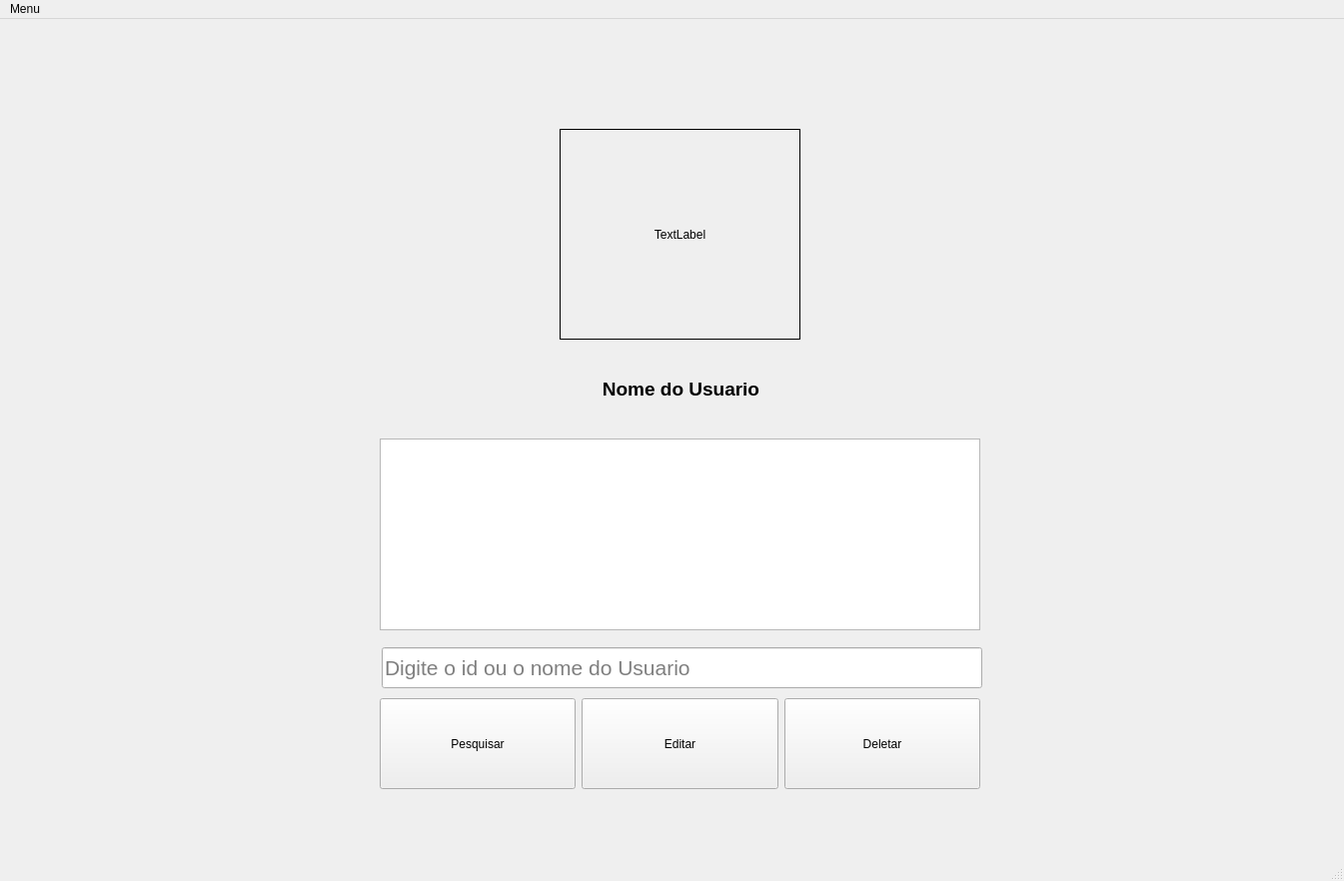
<?xml version="1.0" encoding="UTF-8"?>
<ui version="4.0">
 <class>MainWindow</class>
 <widget class="QMainWindow" name="MainWindow">
  <property name="geometry">
   <rect>
    <x>0</x>
    <y>0</y>
    <width>1345</width>
    <height>882</height>
   </rect>
  </property>
  <property name="windowTitle">
   <string>MainWindow</string>
  </property>
  <widget class="QWidget" name="centralwidget">
   <widget class="QFrame" name="frame">
    <property name="geometry">
     <rect>
      <x>560</x>
      <y>110</y>
      <width>241</width>
      <height>211</height>
     </rect>
    </property>
    <property name="styleSheet">
     <string notr="true">QFrame{
	border: 1px solid black;
}</string>
    </property>
    <property name="frameShape">
     <enum>QFrame::StyledPanel</enum>
    </property>
    <property name="frameShadow">
     <enum>QFrame::Raised</enum>
    </property>
   </widget>
   <widget class="QLabel" name="label">
    <property name="geometry">
     <rect>
      <x>386</x>
      <y>360</y>
      <width>591</width>
      <height>21</height>
     </rect>
    </property>
    <property name="baseSize">
     <size>
      <width>0</width>
      <height>0</height>
     </size>
    </property>
    <property name="font">
     <font>
      <pointsize>14</pointsize>
      <weight>75</weight>
      <bold>true</bold>
     </font>
    </property>
    <property name="text">
     <string>Nome do Usuario</string>
    </property>
    <property name="alignment">
     <set>Qt::AlignCenter</set>
    </property>
   </widget>
   <widget class="QListWidget" name="listWidget">
    <property name="geometry">
     <rect>
      <x>380</x>
      <y>420</y>
      <width>601</width>
      <height>192</height>
     </rect>
    </property>
   </widget>
   <widget class="QWidget" name="">
    <property name="geometry">
     <rect>
      <x>380</x>
      <y>680</y>
      <width>601</width>
      <height>91</height>
     </rect>
    </property>
    <layout class="QHBoxLayout" name="horizontalLayout_2">
     <item>
      <widget class="QPushButton" name="pushButton">
       <property name="sizePolicy">
        <sizepolicy hsizetype="Minimum" vsizetype="Ignored">
         <horstretch>0</horstretch>
         <verstretch>0</verstretch>
        </sizepolicy>
       </property>
       <property name="text">
        <string>Pesquisar</string>
       </property>
      </widget>
     </item>
     <item>
      <widget class="QPushButton" name="pushButton_2">
       <property name="sizePolicy">
        <sizepolicy hsizetype="Minimum" vsizetype="Ignored">
         <horstretch>0</horstretch>
         <verstretch>0</verstretch>
        </sizepolicy>
       </property>
       <property name="text">
        <string>Editar</string>
       </property>
      </widget>
     </item>
     <item>
      <widget class="QPushButton" name="pushButton_3">
       <property name="sizePolicy">
        <sizepolicy hsizetype="Minimum" vsizetype="Ignored">
         <horstretch>0</horstretch>
         <verstretch>0</verstretch>
        </sizepolicy>
       </property>
       <property name="text">
        <string>Deletar</string>
       </property>
       <property name="autoDefault">
        <bool>false</bool>
       </property>
       <property name="default">
        <bool>false</bool>
       </property>
       <property name="flat">
        <bool>false</bool>
       </property>
      </widget>
     </item>
    </layout>
   </widget>
   <widget class="QLineEdit" name="lineEdit">
    <property name="geometry">
     <rect>
      <x>382</x>
      <y>629</y>
      <width>601</width>
      <height>41</height>
     </rect>
    </property>
    <property name="font">
     <font>
      <pointsize>16</pointsize>
     </font>
    </property>
    <property name="placeholderText">
     <string>Digite o id ou o nome do Usuario</string>
    </property>
   </widget>
   <widget class="QLabel" name="label_2">
    <property name="geometry">
     <rect>
      <x>570</x>
      <y>120</y>
      <width>221</width>
      <height>191</height>
     </rect>
    </property>
    <property name="text">
     <string>TextLabel</string>
    </property>
    <property name="alignment">
     <set>Qt::AlignCenter</set>
    </property>
   </widget>
  </widget>
  <widget class="QMenuBar" name="menubar">
   <property name="geometry">
    <rect>
     <x>0</x>
     <y>0</y>
     <width>1345</width>
     <height>21</height>
    </rect>
   </property>
   <widget class="QMenu" name="menuMenu">
    <property name="title">
     <string>Menu</string>
    </property>
    <addaction name="actionInicio"/>
    <addaction name="separator"/>
    <addaction name="actionPesquisar"/>
    <addaction name="separator"/>
    <addaction name="actionHistorico"/>
    <addaction name="separator"/>
    <addaction name="actionPerfil"/>
   </widget>
   <addaction name="menuMenu"/>
  </widget>
  <widget class="QStatusBar" name="statusbar"/>
  <action name="actionInicio">
   <property name="text">
    <string>Inicio</string>
   </property>
   <property name="font">
    <font>
     <pointsize>10</pointsize>
     <weight>75</weight>
     <bold>true</bold>
    </font>
   </property>
  </action>
  <action name="actionPesquisar">
   <property name="text">
    <string>Pesquisar</string>
   </property>
   <property name="font">
    <font>
     <pointsize>10</pointsize>
     <weight>75</weight>
     <bold>true</bold>
    </font>
   </property>
  </action>
  <action name="actionHistorico">
   <property name="text">
    <string>Historico</string>
   </property>
   <property name="font">
    <font>
     <pointsize>10</pointsize>
     <weight>75</weight>
     <bold>true</bold>
    </font>
   </property>
  </action>
  <action name="actionPerfil">
   <property name="text">
    <string>Perfil</string>
   </property>
   <property name="font">
    <font>
     <pointsize>10</pointsize>
     <weight>75</weight>
     <bold>true</bold>
    </font>
   </property>
  </action>
 </widget>
 <resources/>
 <connections/>
</ui>
